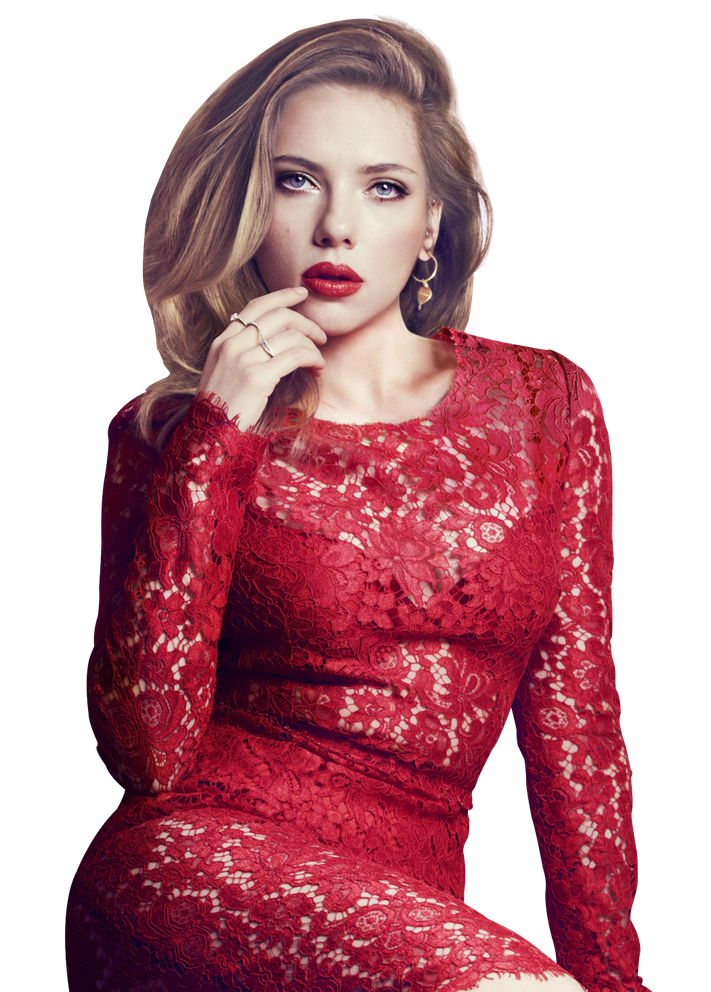
#> input picture Level 2/image.png, 711 x 992 px, shrunk from 1050 x 1464 before the run
$ python '4.convert to monochrome.py'
#> lines starting #> are read from the running program, lines starting #| are printed output that depends on the picture
import matplotlib.pyplot as plt
import matplotlib.image as mpimg
import numpy as np

img = mpimg.imread('image.png')
#> img is the input picture: shape (992, 711, 4) float32; mean R, G, B, A 0.353, 0.147, 0.184, 0.589
arr = 0.2126* img[...,0] + 0.7152* img[...,1] + 0.0722 * img[...,2]
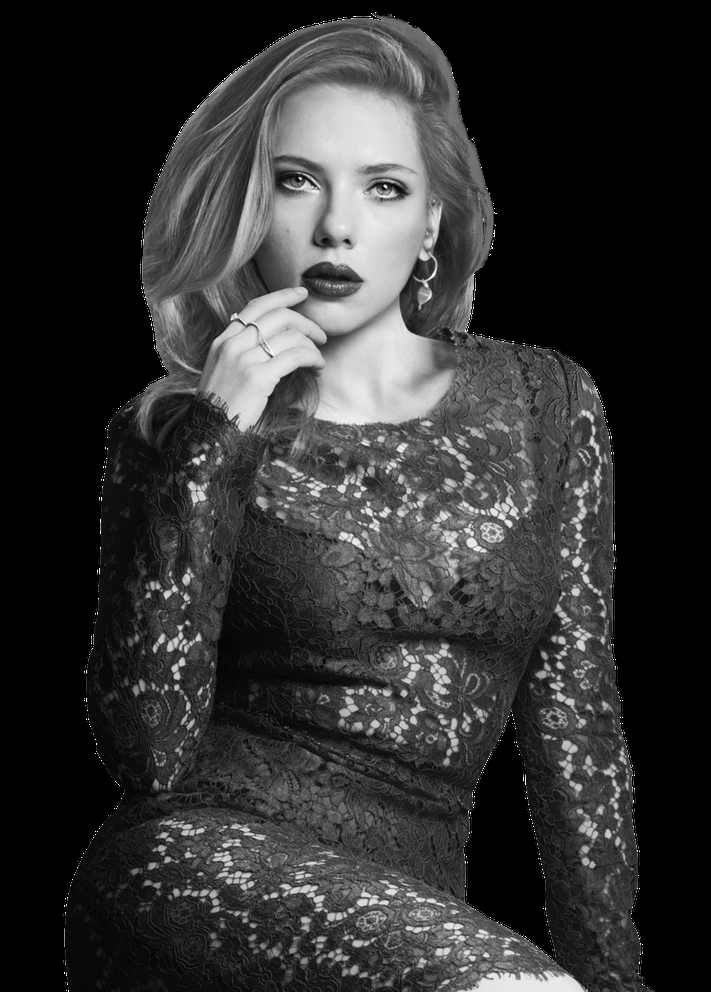
#> arr: shape (992, 711) float32; min 0, max 1, mean 0.194
plt.imshow(arr, cmap=plt.get_cmap('gray'))
plt.show()
